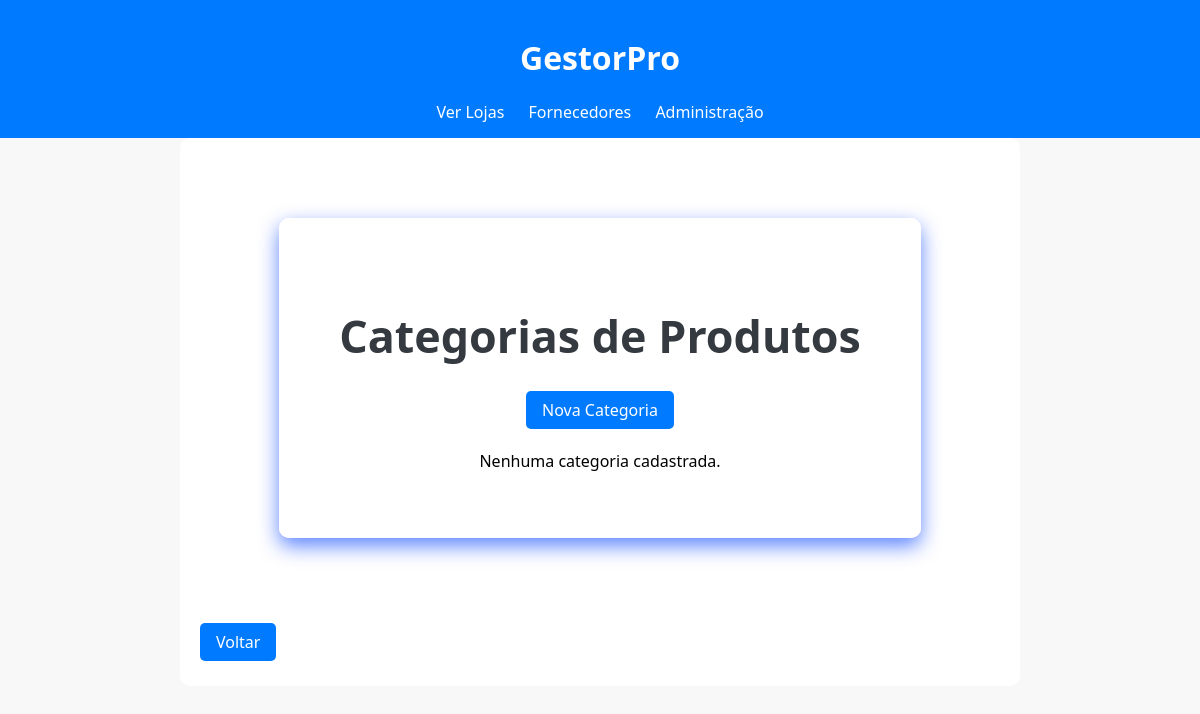
Page /categorias/ (signed in) on the earlier database version.
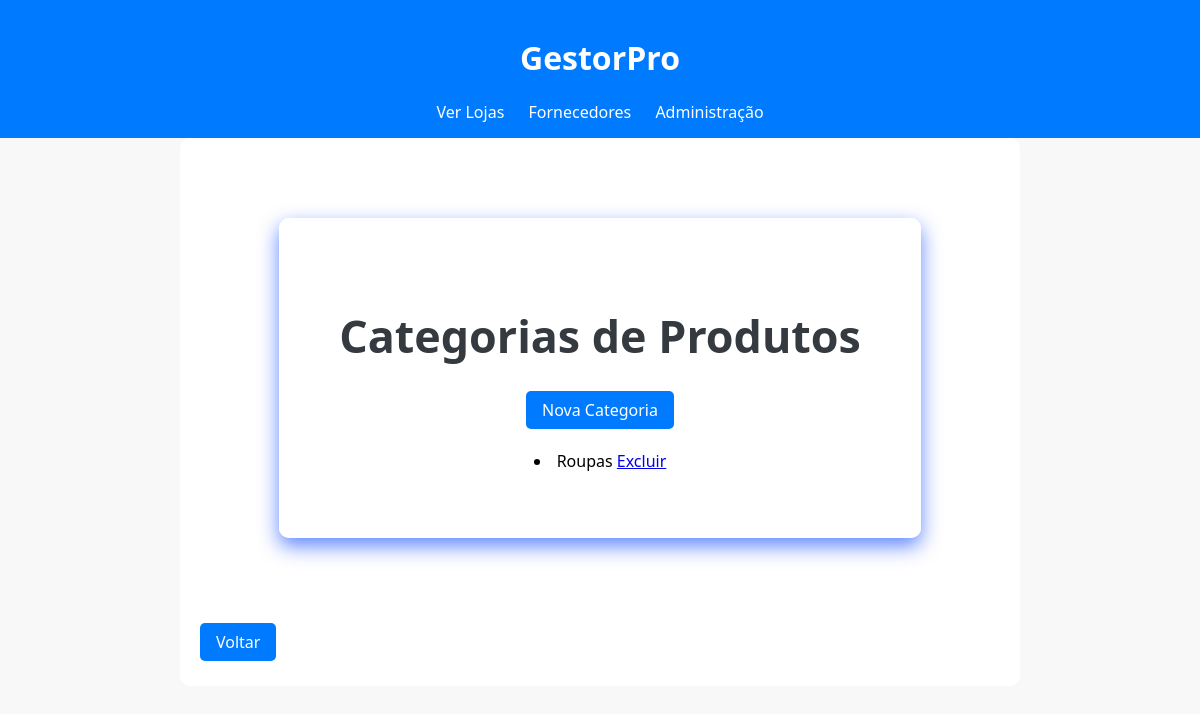
Same page on the later database version.
### loja_app/models.py (models this page shows, shortened)
class Categoria(models.Model):
    nome = models.CharField(max_length=100, verbose_name="Nome da Categoria")

### loja_app/views.py (the view)
# urls.py: path('categorias/', views.lista_categorias, name='lista_categorias'),
@staff_member_required
def lista_categorias(request):
    categorias = Categoria.objects.all()
    return render(request, 'loja_app/categoria_list.html', {'categorias': categorias})

### loja_app/templates/loja_app/categoria_list.html (shortened to what this page needs)
{% extends 'loja_app/base.html' %}
{% load static %}
{% block body_class %}dashboard-page{% endblock %}
{% block extra_css %}
<link rel="stylesheet" href="{% static 'loja_app/css/home.css' %}">
{% endblock %}
{% block content %}
    <div class="dashboard-simple-container">
        <div class="dashboard-simple-content">
            <h2>Categorias de Produtos</h2>
            <a href="{% url 'cadastrar_categoria' %}" class="botao">Nova Categoria</a>
            <p>
                {% for categoria in categorias %}
                    <li>{{ categoria.nome }} <a href="{% url 'excluir_categoria' categoria.id %}">Excluir</a></li>
                {% empty %}
                    <p>Nenhuma categoria cadastrada.</p>
                {% endfor %}
            </p>
        </div>
    </div>
    <div class="back-button-container" style="margin-top: 20px;">
                <a href="{% url 'dashboard' %}" class="botao">Voltar</a>
            </div>
{% endblock %}

Differences in the rows shown:
added Categoria: nome "Roupas"
Other differences:
text no longer shown: "Nenhuma categoria cadastrada."
